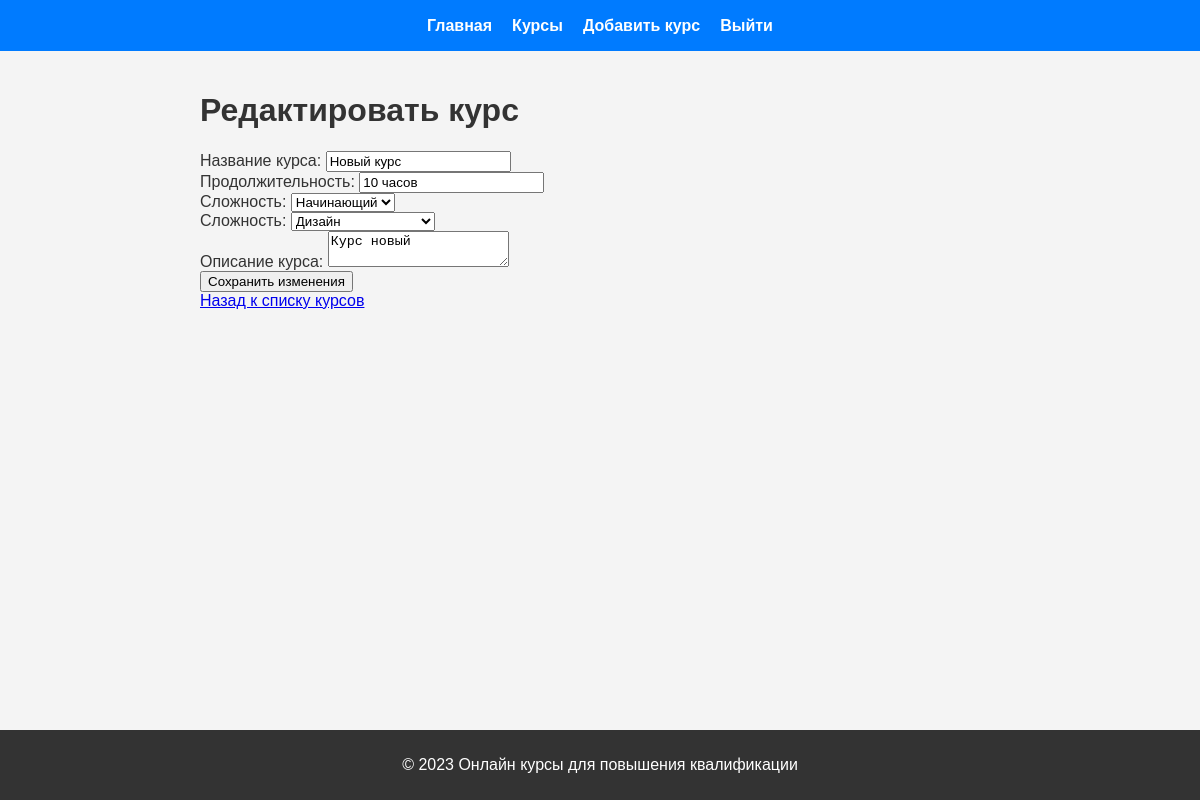
The app's page /edit_course/6 (signed in) with its own data.
### tables this page shows
CREATE TABLE courses (
    id INTEGER PRIMARY KEY AUTOINCREMENT,
    title TEXT NOT NULL,
    duration TEXT NOT NULL,
    difficulty TEXT NOT NULL,
    description TEXT
, category);

### main.py (the view)
@app.route('/edit_course/<int:course_id>', methods=['GET'])
def show_edit_course_form(course_id):
    if 'user_id' not in session or session.get('role') != 'admin':
        flash('Доступ запрещен. Только администраторы могут редактировать курсы.', 'error')
        return redirect(url_for('show_courses'))
    course = get_course_by_id(course_id)
    if course:
        return render_template('edit_course.html', course=course)
    return "Курс не найден", 404

### main.py (called while the page is built)
def get_course_by_id(course_id):
    conn = sqlite3.connect('courses.db')
    cursor = conn.cursor()
    cursor.execute('SELECT * FROM courses WHERE id = ?', (course_id,))
    course = cursor.fetchone()  # Получаем одну запись
    conn.close()
    return course

### templates/edit_course.html (shortened to what this page needs)
{% extends "base.html" %}
{% block content %}
<h1>Редактировать курс</h1>
<form method="POST" action="{{ url_for('edit_course', course_id=course[0]) }}">
    <div>
        <label for="title">Название курса:</label>
        <input type="text" id="title" name="title" value="{{ course[1] }}" required>
    </div>
    <div>
        <label for="duration">Продолжительность:</label>
        <input type="text" id="duration" name="duration" value="{{ course[2] }}" required>
    </div>
    <div>
        <label for="difficulty">Сложность:</label>
        <select id="difficulty" name="difficulty" required>
            <option value="Начинающий" {% if course[3] == "Начинающий" %} selected {% endif %}>Начинающий</option>
        </select>
    </div>
    <div>
        <label for="category">Сложность:</label>
        <select id="category" name="category" required>
            <option value="Дизайн" {% if course[5] == "Дизайн" %} selected {% endif %}>Дизайн</option>
        </select>
    </div>
    <div>
        <label for="description">Описание курса:</label>
        <textarea id="description" name="description" required>{{ course[4] }}</textarea>
    </div>
    <div>
        <button type="submit">Сохранить изменения</button>
    </div>
</form>
<a href="{{ url_for('show_courses') }}">Назад к списку курсов</a>
{% endblock %}

### static/css/styles.css (style rules this page uses)
body { font-family: Arial, sans-serif; margin: 0; padding: 0; background-color: #f4f4f4; color: #333; }

### records on screen
courses: title "Новый курс", duration "10 часов", difficulty "Начинающий", category "Дизайн", description "Курс новый"
